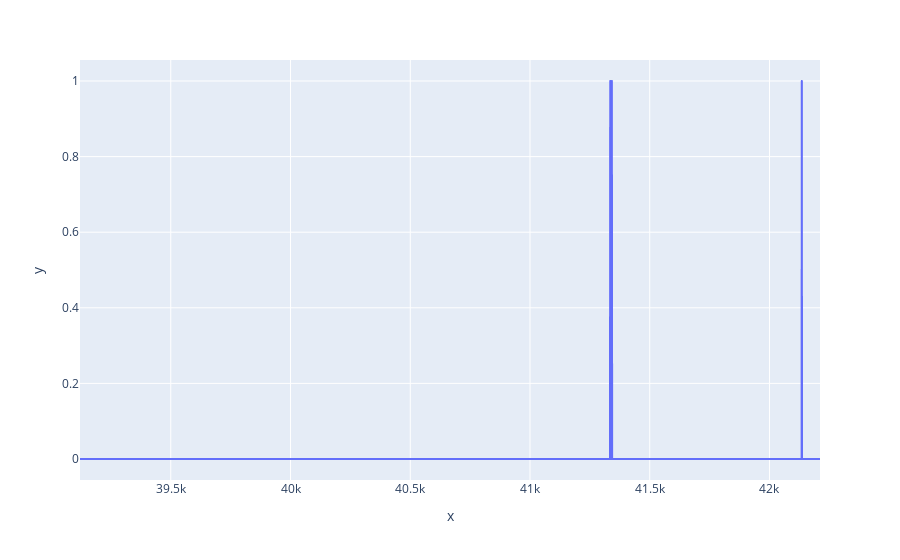

Notebook code cell kept with this figure:
### Markdown cell above
## Attester and proposer slashing

### Code cell
px.line(x=df1['epoch'], y=df1['attestor_slashing'])

### Figure 1 — Plotly figure (JSON) as saved in the notebook; plotly's stock layout.template omitted (floating-point values rounded to 4 significant figures; data arrays with more than 128 entries replaced by an {"elided": "..."} marker saying what was removed)
{"data": [{"hovertemplate": "x=%{x}<br>y=%{y}<extra></extra>", "legendgroup": "", "line": {"color": "#636efa", "dash": "solid"}, "mode": "lines", "name": "", "showlegend": false, "type": "scattergl", "x": {"elided": "3091 int values"}, "xaxis": "x", "y": {"elided": "3091 int values"}, "yaxis": "y"}], "layout": {"autosize": true, "legend": {"tracegroupgap": 0}, "margin": {"t": 60}, "xaxis": {"anchor": "y", "autorange": true, "domain": [0, 1], "range": [39121, 42211], "title": {"text": "x"}, "type": "linear"}, "yaxis": {"anchor": "x", "autorange": true, "domain": [0, 1], "range": [-0.05556, 1.056], "title": {"text": "y"}, "type": "linear"}}}
